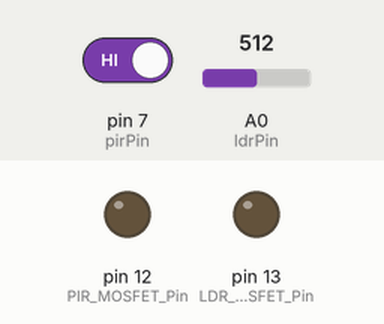
Bench run of a sketch on a simulated Arduino Uno, built with avr-gcc and run on an emulated ATmega328P. Shown: output pins drawn as LEDs (lit = HIGH). Dashed ring = blinking. The test bench sets the inputs (shaded band); at power-on: pin 7 (pirPin) HIGH, A0 (ldrPin) = 512. What the sketch prints to the serial monitor is not drawn.

Above: at 5.8 s.
5.9 s: pin 7 (pirPin) driven LOW
At 11.4 s:
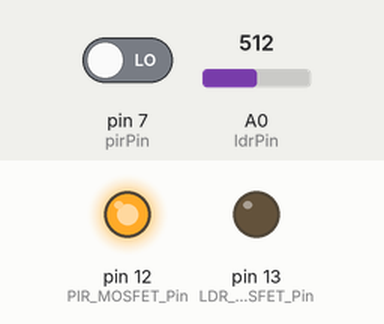
18.5 s: A0 (ldrPin) set to 216
24.5 s: A0 (ldrPin) set to 193
At 27.4 s:
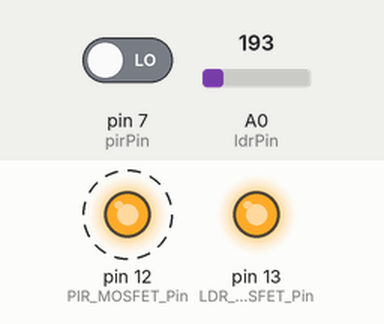
31.5 s: pin 7 (pirPin) driven HIGH
At 32.4 s:
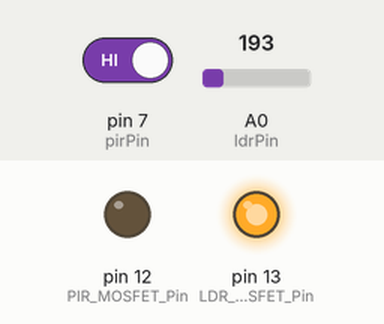
44.5 s: A0 (ldrPin) set to 210
At 45.9 s:
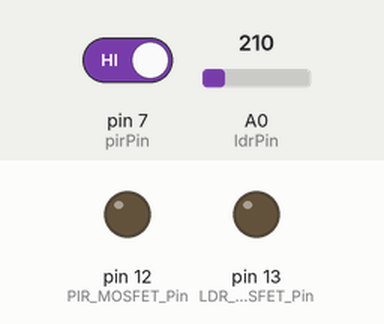
Timing chart, 0 to 47.5 s (numbered marks = the images above; inputs shaded):
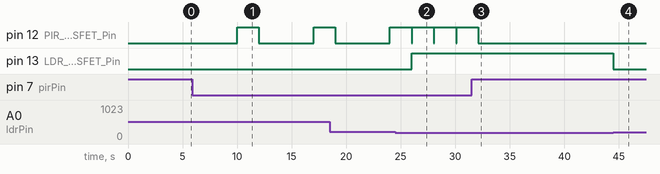

The sketch:

VsViralCash_v0.1.ino
```cpp
// Darkness triggering LDR > MOSFET > UVC LED's
// Quite simply, the LDR detects that the card has been entered,
// at which point it triggers the MOSFET relay which completes the circuit to the UVC LED's.
// PIR waits for movement, when the movement stops, it'll trigger the other MOSFET to cleaen
// the numeric pad, leaving it clean for the next user

const int ldrPin = A0;
const int pirPin = 7; //digital 7
const int PIR_MOSFET_Pin = 12;
const int LDR_MOSFET_Pin = 13;

void setup() {

  Serial.begin(9600);

  pinMode(pirPin, INPUT);
  pinMode(ldrPin, INPUT);
  pinMode(PIR_MOSFET_Pin, OUTPUT);
  pinMode(LDR_MOSFET_Pin, OUTPUT);


}

void loop() {

  int ldrStatus = analogRead(ldrPin);

  if (ldrStatus <= 200) {
                                        //Someone has inserted a bank card
    digitalWrite(LDR_MOSFET_Pin, HIGH);
                                        //Turn on UVC-LED's immediately
    Serial.print("The bank card has been inserted. Turn on the LDR controlled relay & UVC LED's");
                                        //Keep reading the LDR status
    Serial.println(ldrStatus);

  }
  else {

    digitalWrite(LDR_MOSFET_Pin, LOW);

    Serial.print("The bank card has been removed. Turn off the Relay & UVC LED's");
    delay(5000);
                                        //This will really need to be an if/else rather than timed, as an ATM transaction isn't timed,
                                        //people could just withdraw cash or take longer looking at balances etc
    Serial.println(ldrStatus);

  }

  {
    int pirVal = digitalRead(pirPin);

    Serial.println(pirVal);

    if(pirVal == LOW){                  //Motion's been detected, so there's someone at the ATM

      Serial.println("Motion Detected");
                                        //This will really need to be an if/else rather than timed, once this goes HIGH again when someone walks away, that's when we'd kick it in

      digitalWrite(PIR_MOSFET_Pin, HIGH);
      delay(2000);                      //calibrate time for sterilisation

      digitalWrite(PIR_MOSFET_Pin, LOW);  //Turn the UVC-LED's off again
    }
      else {

    Serial.println(pirVal);

  }


  }


}
```

Measured:
- the behaviour switches between 201 and 200 on A0 (ldrPin) (found by bisection; images 1 and 2)
- after the input at 5.9 s, pin 12 (PIR_MOSFET_Pin): LOW → HIGH after 4.1 s, → LOW 2.0 s later, → HIGH 5.0 s later
- after the input at 24.5 s, pin 13 (LDR_MOSFET_Pin): LOW → HIGH after 1.5 s
- after the input at 31.5 s, pin 12 (PIR_MOSFET_Pin): goes on until 32.1 s, then stays LOW
- after the input at 44.5 s, pin 13 (LDR_MOSFET_Pin): HIGH → LOW at once
